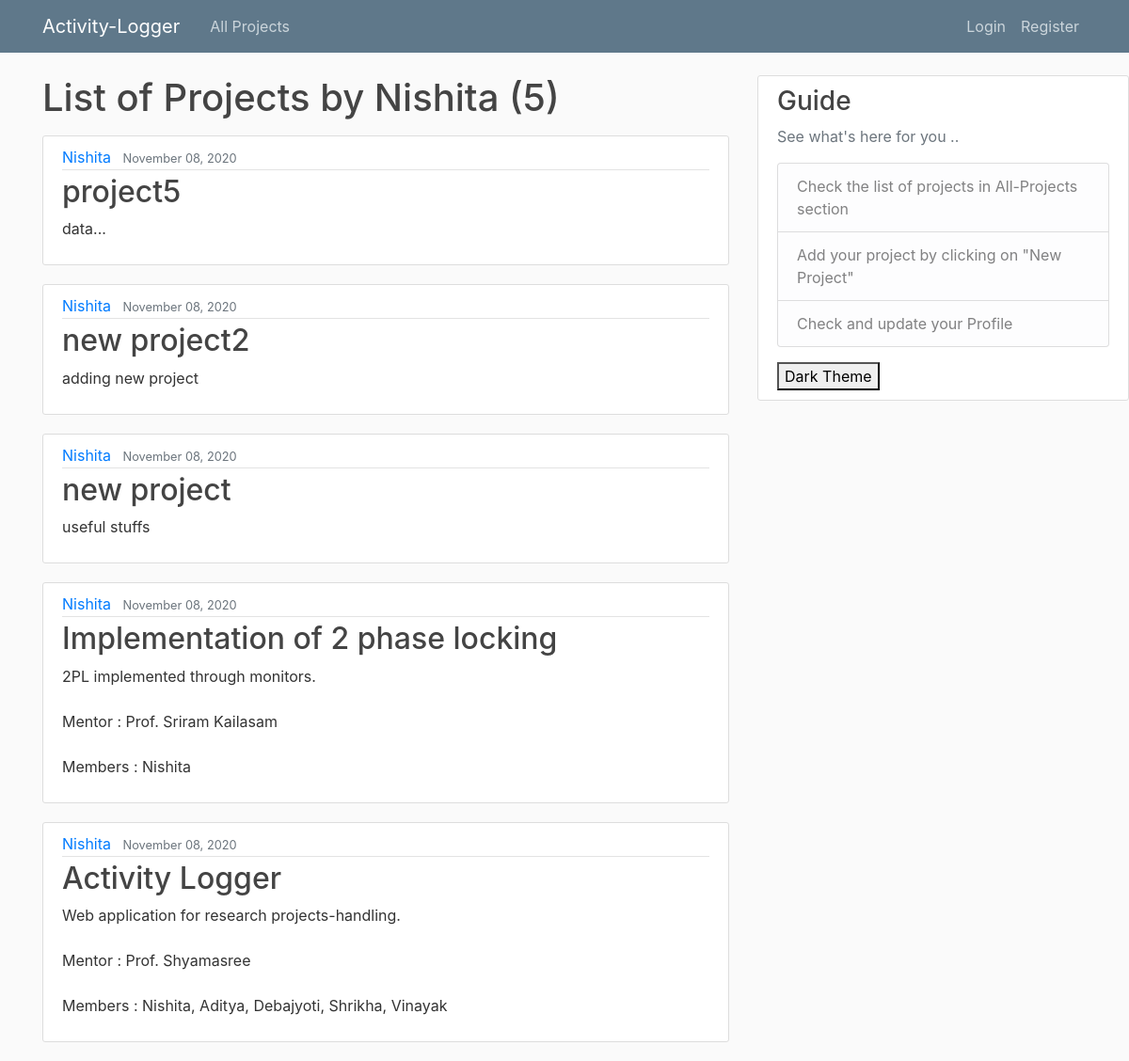
The page /user/Nishita on the database as committed earlier.
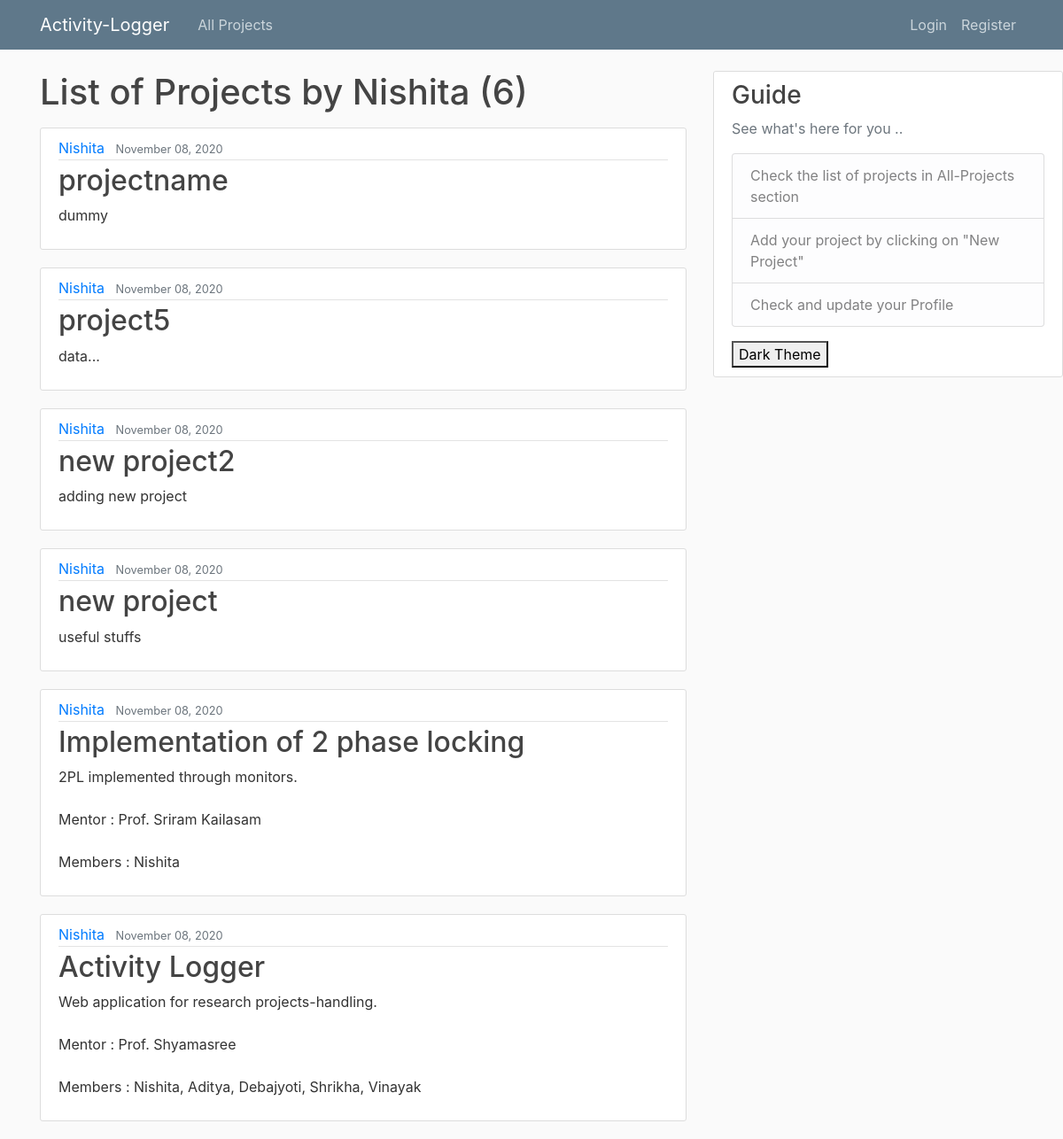
The same page on the database as committed later.
### blog/models.py (models this page shows, shortened)
class Post(models.Model):
	title = models.CharField(max_length=100)
	content = models.TextField()
	coPI = models.CharField(max_length=100, blank=True, default='')
	member1 = models.CharField(max_length=100, blank=True, default='')
	member2 = models.CharField(max_length=100, blank=True, default='')
	member3 = models.CharField(max_length=100, blank=True, default='')
	member4 = models.CharField(max_length=100, blank=True, default='')
	member5 = models.CharField(max_length=100, blank=True, default='')
	date = models.DateTimeField(default=timezone.now)
	author = models.ForeignKey(User, on_delete=models.CASCADE)

### blog/views.py (the view)
# urls.py: path('user/<str:username>', UserPostListView.as_view(), name='user-posts'),
class UserPostListView(ListView):
	model = Post
	template_name = 'blog/user_posts.html'
	context_object_name = 'posts'
	paginate_by = 6
	def get_queryset(self):
		user = get_object_or_404(User, username=self.kwargs.get('username'))
		return Post.objects.filter(author=user).order_by('-date')

### blog/templates/blog/user_posts.html (shortened to what this page needs)
{% extends "blog/base.html" %}
{% block content %}
	<h1 class="mb-3"> List of Projects by {{ view.kwargs.username }} ({{ page_obj.paginator.count }}) </h1>
	{% for post in posts %}
		<article class="media content-section">
		  <div class="media-body">
		    <div class="article-metadata">
		      <a class="mr-2" href="{% url 'user-posts' post.author.username %} ">{{ post.author }}</a>
		      <small class="text-muted">{{ post.date|date:"F d, Y" }}</small>
		    </div>
		    <h2><a class="article-title" href="{% url 'post-detail' post.id %} ">{{ post.title }}</a></h2>
		    <p class="article-content">{{ post.content }}</p>
		  </div>
		</article>
	{% endfor %}
{% endblock content %}

Rows that differ between the two databases and show on the page:
added Post: author "Nishita", date "November 08, 2020", title "projectname", content "dummy"
Other text that changed with them:
{{ page_obj.paginator.count }}: "5" → "6"
